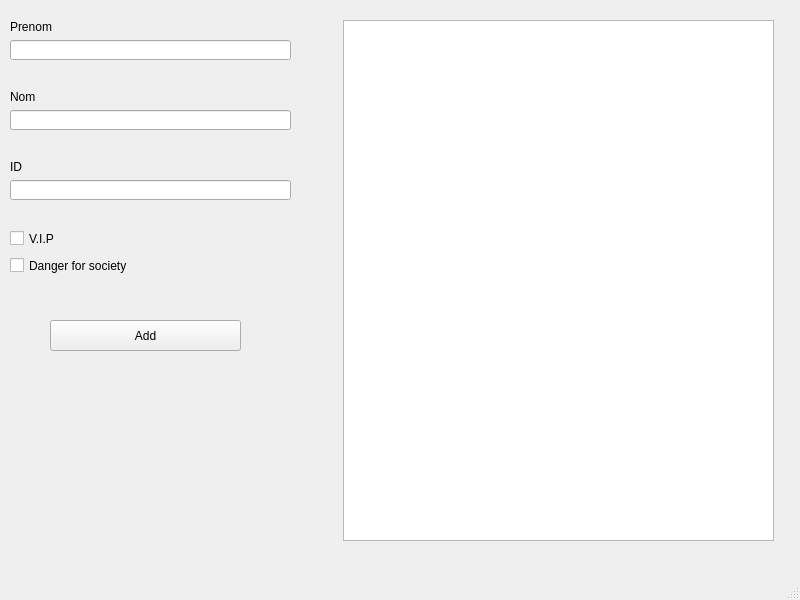
<?xml version="1.0" encoding="UTF-8"?>
<ui version="4.0">
 <class>MainWindow</class>
 <widget class="QMainWindow" name="MainWindow">
  <property name="geometry">
   <rect>
    <x>0</x>
    <y>0</y>
    <width>800</width>
    <height>600</height>
   </rect>
  </property>
  <property name="windowTitle">
   <string>MainWindow</string>
  </property>
  <widget class="QWidget" name="centralwidget">
   <widget class="QLineEdit" name="lineEditPrenom">
    <property name="geometry">
     <rect>
      <x>10</x>
      <y>40</y>
      <width>281</width>
      <height>20</height>
     </rect>
    </property>
   </widget>
   <widget class="QLabel" name="label">
    <property name="geometry">
     <rect>
      <x>10</x>
      <y>20</y>
      <width>47</width>
      <height>13</height>
     </rect>
    </property>
    <property name="text">
     <string>Prenom</string>
    </property>
   </widget>
   <widget class="QLineEdit" name="lineEdit_Nom">
    <property name="geometry">
     <rect>
      <x>10</x>
      <y>110</y>
      <width>281</width>
      <height>20</height>
     </rect>
    </property>
    <property name="text">
     <string/>
    </property>
   </widget>
   <widget class="QLabel" name="label_2">
    <property name="geometry">
     <rect>
      <x>10</x>
      <y>90</y>
      <width>47</width>
      <height>13</height>
     </rect>
    </property>
    <property name="text">
     <string>Nom</string>
    </property>
   </widget>
   <widget class="QLabel" name="label_3">
    <property name="geometry">
     <rect>
      <x>10</x>
      <y>160</y>
      <width>47</width>
      <height>13</height>
     </rect>
    </property>
    <property name="text">
     <string>ID</string>
    </property>
   </widget>
   <widget class="QLineEdit" name="lineEdit_ID">
    <property name="geometry">
     <rect>
      <x>10</x>
      <y>180</y>
      <width>281</width>
      <height>20</height>
     </rect>
    </property>
    <property name="text">
     <string/>
    </property>
   </widget>
   <widget class="QCheckBox" name="checkBoxVIP">
    <property name="geometry">
     <rect>
      <x>10</x>
      <y>230</y>
      <width>70</width>
      <height>17</height>
     </rect>
    </property>
    <property name="text">
     <string>V.I.P</string>
    </property>
   </widget>
   <widget class="QCheckBox" name="checkBoxDanger">
    <property name="geometry">
     <rect>
      <x>10</x>
      <y>250</y>
      <width>121</width>
      <height>31</height>
     </rect>
    </property>
    <property name="text">
     <string>Danger for society</string>
    </property>
   </widget>
   <widget class="QPushButton" name="pushButtonAdd">
    <property name="geometry">
     <rect>
      <x>50</x>
      <y>320</y>
      <width>191</width>
      <height>31</height>
     </rect>
    </property>
    <property name="text">
     <string>Add</string>
    </property>
   </widget>
   <widget class="QPlainTextEdit" name="plainTextEdit">
    <property name="geometry">
     <rect>
      <x>343</x>
      <y>20</y>
      <width>431</width>
      <height>521</height>
     </rect>
    </property>
   </widget>
  </widget>
  <widget class="QMenuBar" name="menubar">
   <property name="geometry">
    <rect>
     <x>0</x>
     <y>0</y>
     <width>800</width>
     <height>21</height>
    </rect>
   </property>
  </widget>
  <widget class="QStatusBar" name="statusbar"/>
 </widget>
 <resources/>
 <connections/>
</ui>
